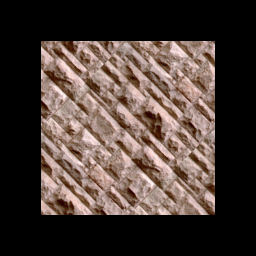

Recreate this plot in Python.
#!/usr/bin/env python

# Test vtkImageReslice with wrap mode on a color BMP image rotated 45 degrees.

# Factory overrides
import vtkmodules.vtkInteractionStyle  # noqa: F401
import vtkmodules.vtkRenderingFreeType  # noqa: F401
import vtkmodules.vtkRenderingOpenGL2  # noqa: F401

import os

from vtkmodules.vtkCommonTransforms import vtkTransform
from vtkmodules.vtkIOImage import vtkBMPReader
from vtkmodules.vtkImagingCore import vtkImageReslice
from vtkmodules.vtkRenderingCore import (
    vtkImageActor,
    vtkRenderWindow,
    vtkRenderWindowInteractor,
    vtkRenderer,
)

# Image pipeline
reader = vtkBMPReader()
data_dir = os.environ.get("VPE_DATA_DIR", os.path.dirname(os.path.abspath(__file__)))

reader.SetFileName(os.path.join(data_dir, "masonry.bmp"))
reader.SetDataExtent(0, 255, 0, 255, 0, 0)
reader.SetDataSpacing(1, 1, 1)
reader.SetDataOrigin(0, 0, 0)
reader.UpdateWholeExtent()

# Rotation transform
transform = vtkTransform()
transform.RotateZ(45)
transform.Scale(1.414, 1.414, 1.414)

# Reslice with cubic interpolation and wrap
reslice = vtkImageReslice()
reslice.SetInputConnection(reader.GetOutputPort())
reslice.SetResliceTransform(transform)
reslice.InterpolateOn()
reslice.SetInterpolationModeToCubic()
reslice.WrapOn()
reslice.AutoCropOutputOn()
reslice.Update()

# Display with vtkImageActor
image_actor = vtkImageActor()
image_actor.GetMapper().SetInputConnection(reslice.GetOutputPort())

# Renderer
renderer = vtkRenderer()
renderer.AddActor(image_actor)

# Window
render_window = vtkRenderWindow()
render_window.AddRenderer(renderer)
render_window.SetSize(256, 256)
render_window.SetWindowName("reslice color wrap")

# Scene
renderer.ResetCamera()

# Interactor
interactor = vtkRenderWindowInteractor()
interactor.SetRenderWindow(render_window)

interactor.Initialize()
interactor.Start()
